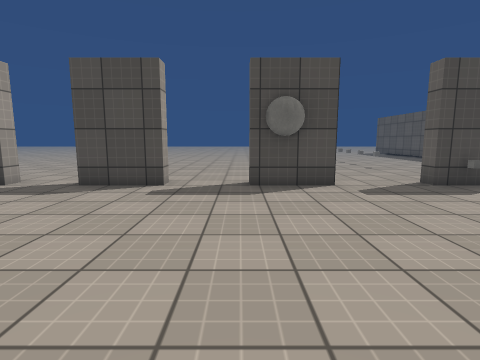
View 1 (above)

20 first-person views from a walk through a scene from a Unity 3-D project. The camera is 1.2 m above the floor, tilts 8° down and sees 80° across. The floor is counted in squares, 1 m on a side. Each view is taken from the middle of a square. On the plan, view 1 faces up. The plan holds only what a view shows up to about 13 squares ahead; the rest is blank. The place goes on beyond the plan. The player character is not drawn. Surface patterns are stand-ins for the level's own textures.

View 2
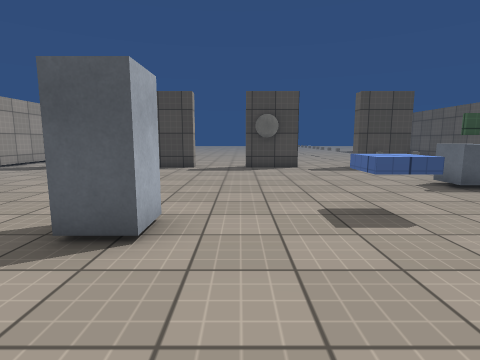

View 3
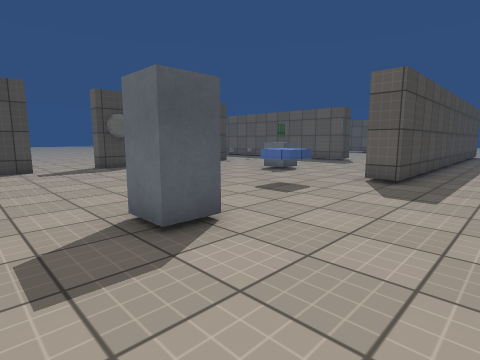

View 4
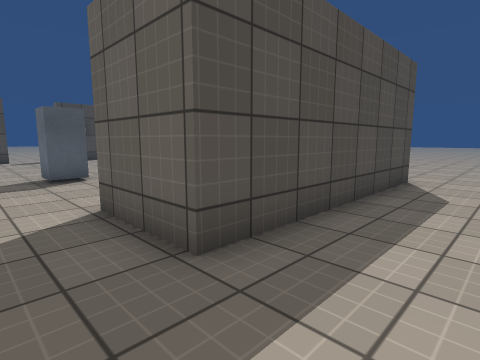

View 5
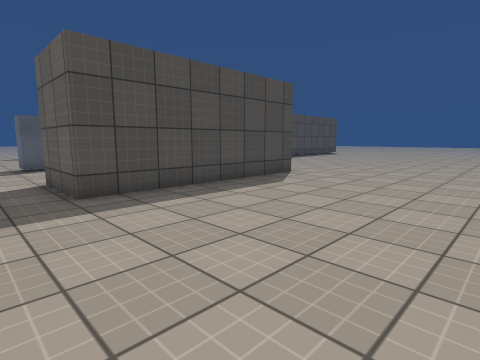

View 6
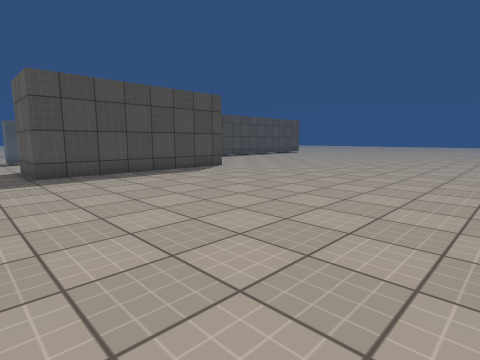

View 7
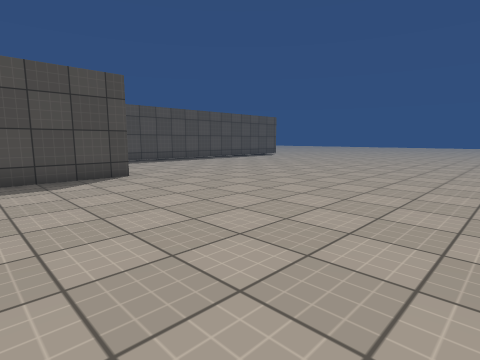

View 8
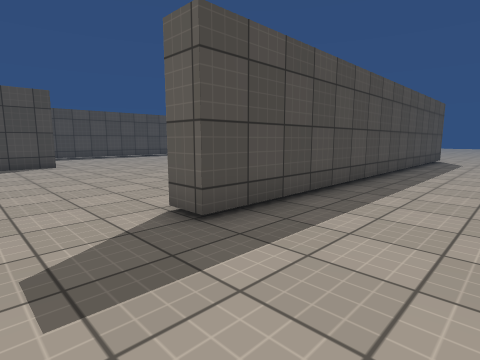

View 9
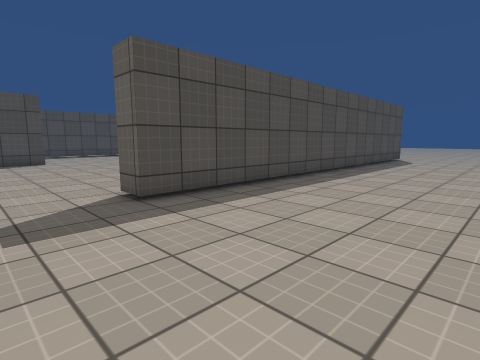

View 10
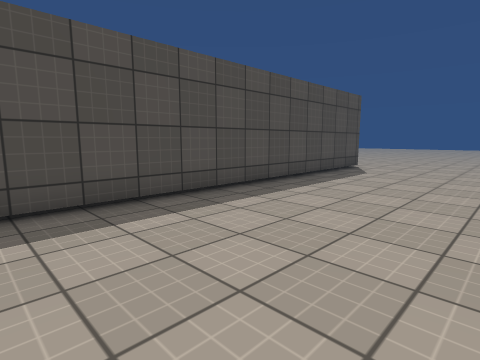

View 11
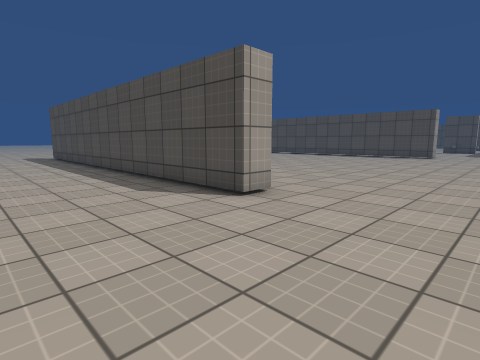

View 12
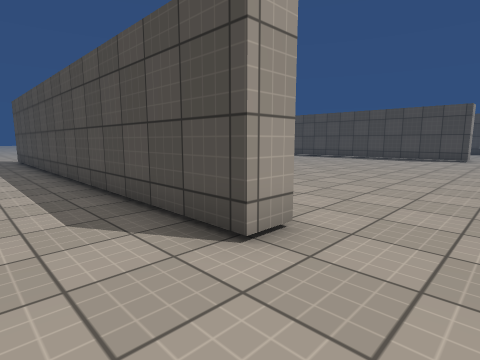

View 13
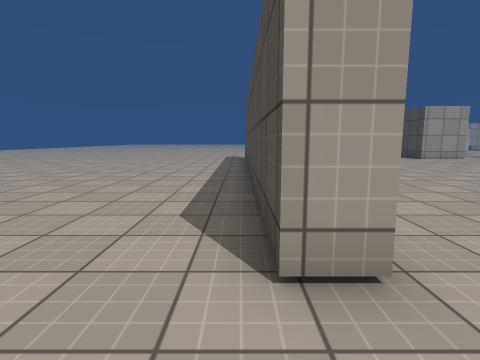

View 14
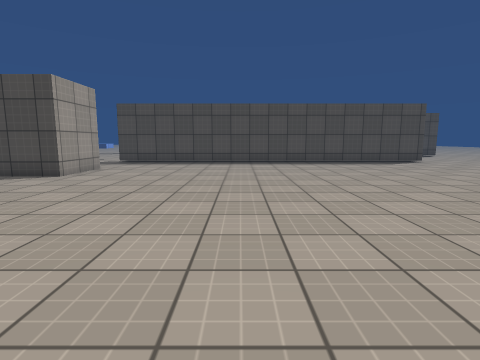

View 15
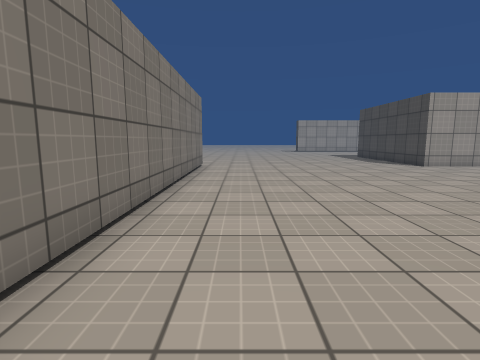

View 16
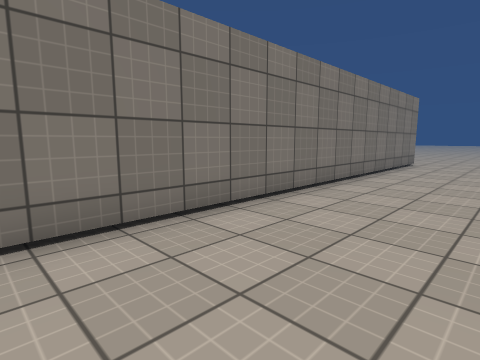

View 17
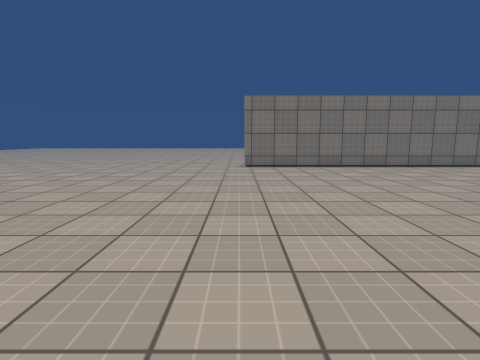

View 18
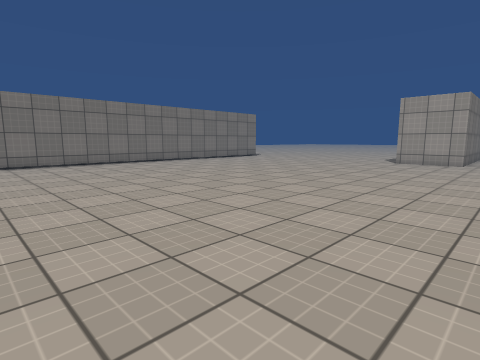

View 19
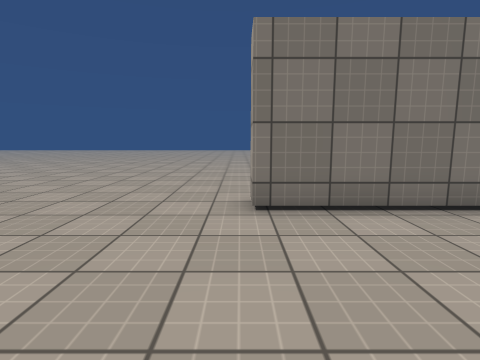

View 20
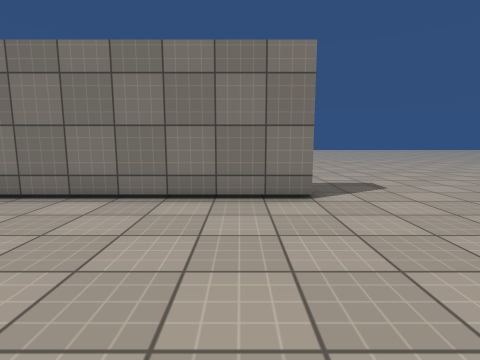

### Floor plan
Points are (right, up) in squares from view 1. A wall is a line through its corners. A room is listed if a view was taken in it or the views show most of it. See-through windows are left out.
Room 1 (views 1, 2)
walls: (6.5, -2.6) (4.5, -2.6) (4.5, -1.6); (2.6, 7.5) (0.3, 7.5) (0.3, 8.1); (7.5, 7.5) (5.1, 7.5) (5.1, 8.1); (4.4, -5.9) (5.1, -5.9); (-2, 8.1) (-2, 7.5) (-4.4, 7.5)
low walls: (3.1, -0.8) (2, -0.8) (2, 0.2)
ways out: opening at (-3.5, -4.5) to room 2; opening at (5.3, -4) to room 2; opening at (4.7, 8.3); gap at (-4, 8)
objects: block (-2, -2) to (-1, -1); ball (1, 7); cube (6, 2) to (6, 3); other object (6, 7); other object (7, 7)
Room 2 (views 3, 4, 5, 6, 7, 8, 9, 10, 11, 12, 13, 14, 15, 16, 17, 18, 19, 20)
walls: (12.2, -2.6) (6.5, -2.6); (5.1, -5.9) (5.1, -8.7) (-2.3, -8.7) (-2.3, -5.9); (20.8, -18.8) (20.8, -19.7) (4.5, -19.7) (4.5, -18.8) (20.8, -18.8)
ways out: opening at (-3.5, -4.5) to room 1; opening at (5.3, -4) to room 1

Positions as (right, up) in squares from view 1, and headings:
1: (0, 0), facing up
2: (0, -5), facing up
3: (-4, -5), facing up-right
4: (-4, -11), facing up-right
5: (-4, -15), facing up-right
6: (-4, -19), facing up-right
7: (1, -18), facing up-right
8: (2, -23), facing up-right
9: (2, -25), facing up-right
10: (8, -25), facing up-right
11: (25, -24), facing up-left
12: (23, -22), facing up-left
13: (23, -20), facing left
14: (11, -18), facing up
15: (18, -17), facing left
16: (20, -15), facing down-left
17: (21, -6), facing down
18: (21, -4), facing down-left
19: (21, -14), facing down
20: (6, -13), facing down
